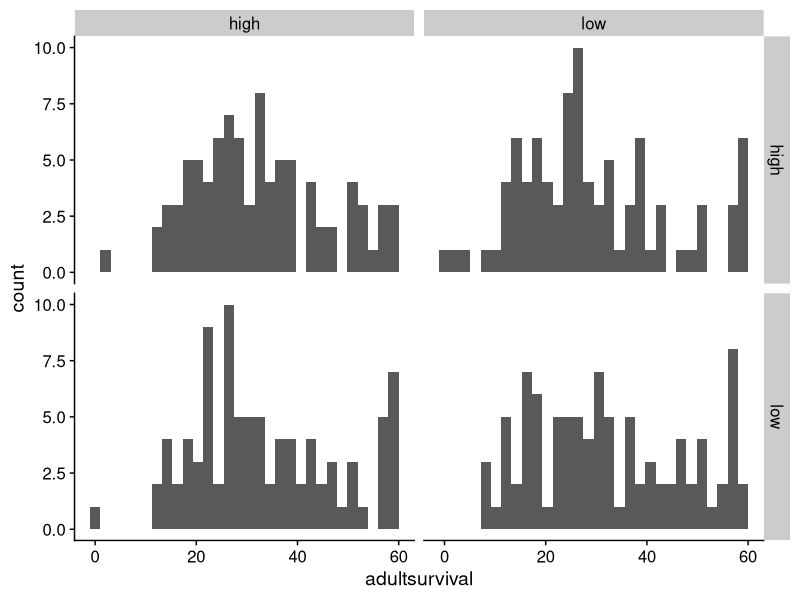
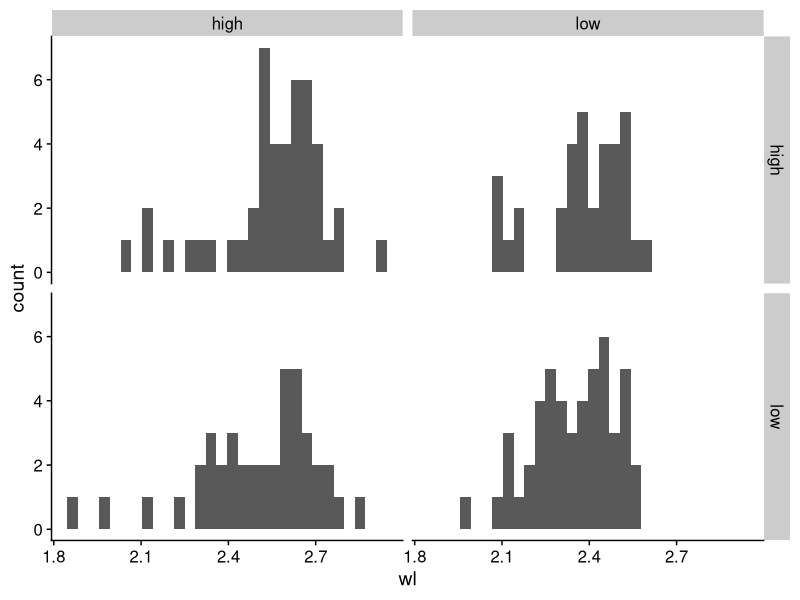
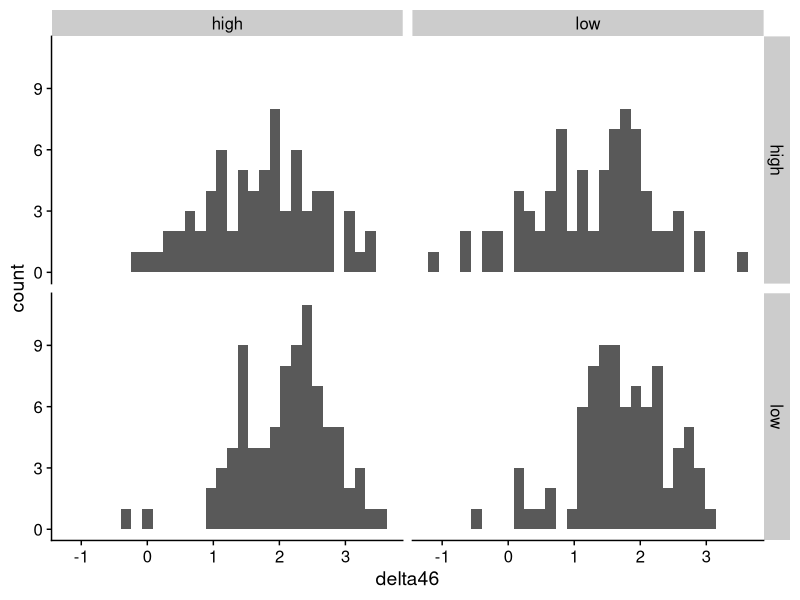
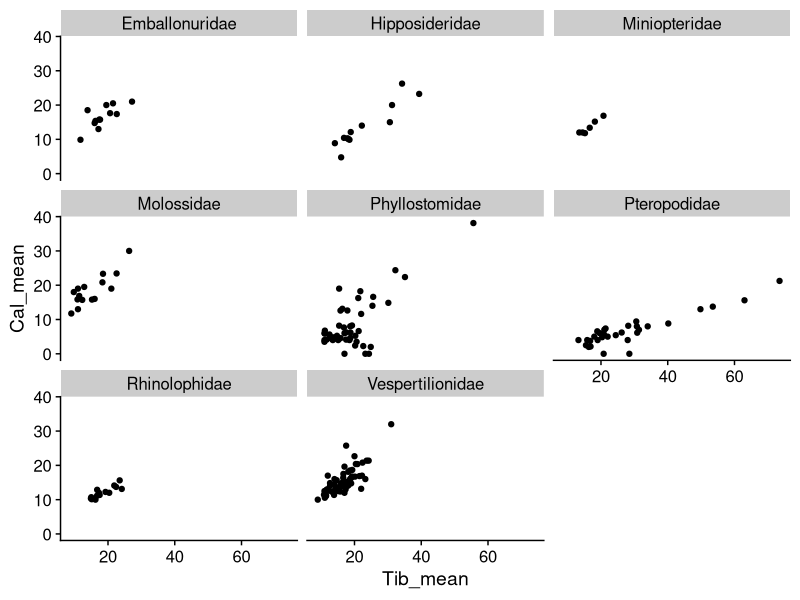

Recreate these plots in R, in order.
## ---- chunk 1
#| echo: false
#| message: false
#| warning: false

library(tidyverse)
library(cowplot)
theme_set(theme_cowplot())
## ---- chunk 2
D <- read_delim("../Data/Aedes_food.txt",
                show_col_types = FALSE) |> 
  rename(early_food = ef,
         late_food = lf) |> 
  mutate(early_food = if_else(early_food == "L", "low", "high"),
         late_food = if_else(late_food == "L", "low", "high"))

# Write out

# Plots

D |> 
  ggplot(aes(adultsurvival)) +
  geom_histogram(bins = 30) +
  facet_grid(early_food ~ late_food)

D |> 
  ggplot(aes(wl)) +
  geom_histogram(bins = 30) +
  facet_grid(early_food ~ late_food)

D |> 
  ggplot(aes(delta46)) +
  geom_histogram(bins = 30) +
  facet_grid(early_food ~ late_food)
## ---- chunk 3
D <- read_csv("../Data/Bat_calcar.csv",
              show_col_types = FALSE)

Family_counts <- D |> 
  group_by(Family) |> 
  count() |> 
  filter(n > 3)

D_filt <- D |> filter(Family %in% Family_counts$Family)

D_filt |> 
  ggplot(aes(Tib_mean, Cal_mean)) +
  geom_point() +
  facet_wrap("Family")
## ---- chunk 4
library(readxl)
D <- read_excel("../Data/Stickleback_maturation.xlsx")
